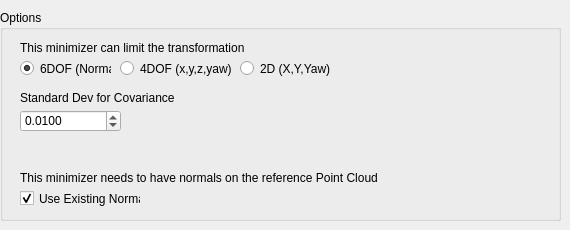
       <widget class="QWidget" name="pointToPlaneCov">
        <widget class="QGroupBox" name="groupBox_22">
         <property name="geometry">
          <rect>
           <x>0</x>
           <y>10</y>
           <width>561</width>
           <height>211</height>
          </rect>
         </property>
         <property name="title">
          <string>Options</string>
         </property>
         <widget class="QLabel" name="label_20">
          <property name="geometry">
           <rect>
            <x>20</x>
            <y>30</y>
            <width>421</width>
            <height>16</height>
           </rect>
          </property>
          <property name="text">
           <string>This minimizer can limit the transformation</string>
          </property>
         </widget>
         <widget class="QRadioButton" name="pplaneforce2DCov">
          <property name="geometry">
           <rect>
            <x>240</x>
            <y>50</y>
            <width>141</width>
            <height>17</height>
           </rect>
          </property>
          <property name="text">
           <string>2D (X,Y,Yaw)</string>
          </property>
          <property name="checked">
           <bool>false</bool>
          </property>
          <attribute name="buttonGroup">
           <string notr="true">buttonGroup_10</string>
          </attribute>
         </widget>
         <widget class="QRadioButton" name="pplaneforce4DOFCov">
          <property name="geometry">
           <rect>
            <x>120</x>
            <y>50</y>
            <width>111</width>
            <height>17</height>
           </rect>
          </property>
          <property name="text">
           <string>4DOF (x,y,z,yaw)</string>
          </property>
          <property name="checked">
           <bool>false</bool>
          </property>
          <attribute name="buttonGroup">
           <string notr="true">buttonGroup_10</string>
          </attribute>
         </widget>
         <widget class="QRadioButton" name="pplaneforce6DOF_2">
          <property name="geometry">
           <rect>
            <x>20</x>
            <y>50</y>
            <width>91</width>
            <height>17</height>
           </rect>
          </property>
          <property name="text">
           <string>6DOF (Normal)</string>
          </property>
          <property name="checked">
           <bool>true</bool>
          </property>
          <attribute name="buttonGroup">
           <string notr="true">buttonGroup_10</string>
          </attribute>
         </widget>
         <widget class="QCheckBox" name="pplaneNormalsCov">
          <property name="geometry">
           <rect>
            <x>20</x>
            <y>180</y>
            <width>121</width>
            <height>17</height>
           </rect>
          </property>
          <property name="text">
           <string>Use Existing Normals</string>
          </property>
          <property name="checked">
           <bool>true</bool>
          </property>
         </widget>
         <widget class="QLabel" name="label_31">
          <property name="geometry">
           <rect>
            <x>20</x>
            <y>160</y>
            <width>421</width>
            <height>16</height>
           </rect>
          </property>
          <property name="text">
           <string>This minimizer needs to have normals on the reference Point Cloud</string>
          </property>
         </widget>
         <widget class="QDoubleSpinBox" name="pplaneStdDevCov">
          <property name="geometry">
           <rect>
            <x>20</x>
            <y>100</y>
            <width>101</width>
            <height>22</height>
           </rect>
          </property>
          <property name="suffix">
           <string>0</string>
          </property>
          <property name="decimals">
           <number>3</number>
          </property>
          <property name="minimum">
           <double>0.000000000000000</double>
          </property>
          <property name="maximum">
           <double>1000.000000000000000</double>
          </property>
          <property name="singleStep">
           <double>0.010000000000000</double>
          </property>
          <property name="value">
           <double>0.010000000000000</double>
          </property>
         </widget>
         <widget class="QLabel" name="label_32">
          <property name="geometry">
           <rect>
            <x>20</x>
            <y>80</y>
            <width>421</width>
            <height>16</height>
           </rect>
          </property>
          <property name="text">
           <string>Standard Dev for Covariance</string>
          </property>
         </widget>
        </widget>
       </widget>
